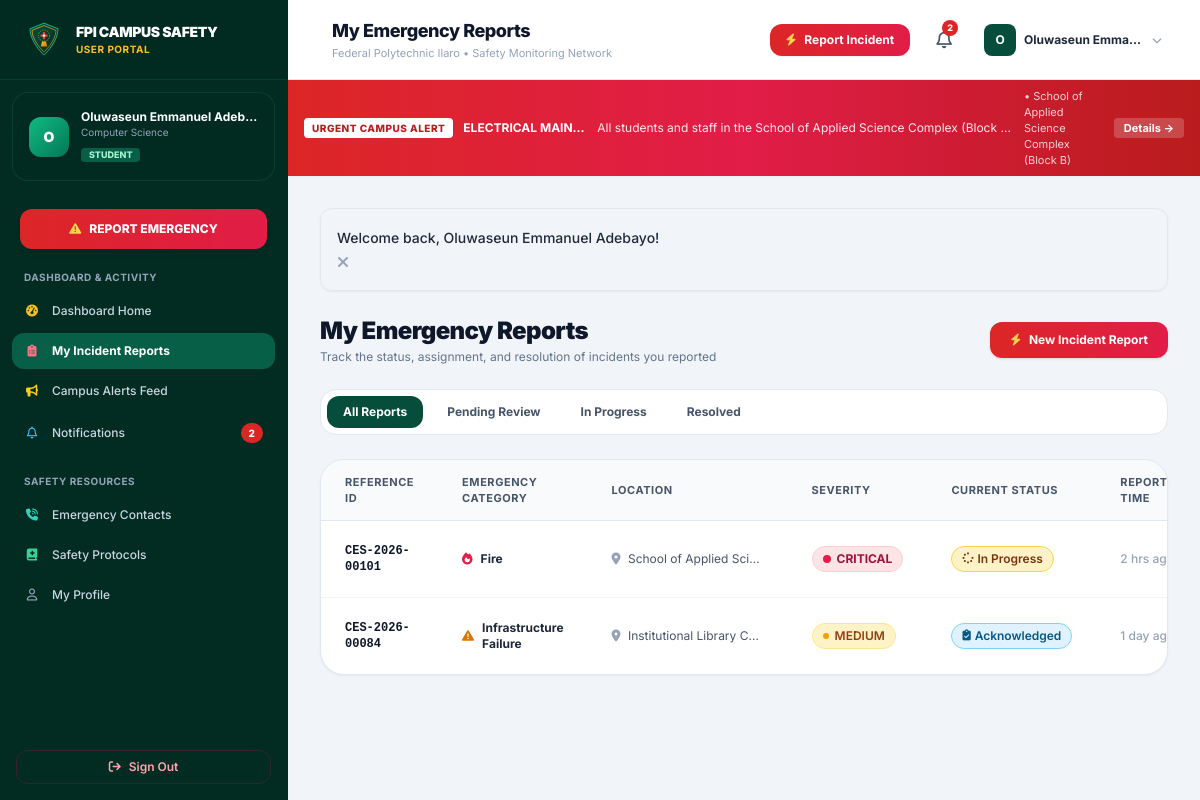
The page /student/my-reports.php (signed in) on the database its author committed.
### tables this page shows
CREATE TABLE `alerts` (
  `id` INT UNSIGNED AUTO_INCREMENT PRIMARY KEY,
  `title` VARCHAR(200) NOT NULL,
  `message` TEXT NOT NULL,
  `emergency_type` VARCHAR(100) NOT NULL,
  `severity` ENUM('Low', 'Medium', 'High', 'Critical') NOT NULL DEFAULT 'High',
  `location` VARCHAR(200) NOT NULL,
  `target_audience` ENUM('Everyone', 'Students', 'Staff') NOT NULL DEFAULT 'Everyone',
  `is_active` TINYINT(1) NOT NULL DEFAULT 1,
  `created_by` INT UNSIGNED NULL,
  `start_time` DATETIME NOT NULL DEFAULT CURRENT_TIMESTAMP,
  `expiry_time` DATETIME DEFAULT NULL,
  `created_at` TIMESTAMP DEFAULT CURRENT_TIMESTAMP,
  `updated_at` TIMESTAMP DEFAULT CURRENT_TIMESTAMP ON UPDATE CURRENT_TIMESTAMP,
  FOREIGN KEY (`created_by`) REFERENCES `users`(`id`) ON DELETE SET NULL,
  INDEX `idx_alerts_active` (`is_active`),
  INDEX `idx_alerts_severity` (`severity`)
);

CREATE TABLE `emergency_reports` (
  `id` INT UNSIGNED AUTO_INCREMENT PRIMARY KEY,
  `report_reference` VARCHAR(30) NOT NULL UNIQUE,
  `user_id` INT UNSIGNED NULL,
  `emergency_type` ENUM(
    'Fire', 
    'Medical Emergency', 
    'Security Threat', 
    'Accident', 
    'Theft', 
    'Violence', 
    'Gas Leak', 
    'Infrastructure Failure', 
    'Natural Hazard', 
    'Other'
  ) NOT NULL,
  `description` TEXT NOT NULL,
  `location_id` INT UNSIGNED NULL,
  `location_name` VARCHAR(255) NOT NULL,
  `latitude` DECIMAL(10, 7) NULL,
  `longitude` DECIMAL(10, 7) NULL,
  `severity` ENUM('Low', 'Medium', 'High', 'Critical') NOT NULL DEFAULT 'Medium',
  `image_path` MEDIUMTEXT DEFAULT NULL,
  `reporter_phone` VARCHAR(25) DEFAULT NULL,
  `allow_contact` TINYINT(1) NOT NULL DEFAULT 1,
  `status` ENUM('Pending', 'Acknowledged', 'In Progress', 'Resolved', 'Rejected') NOT NULL DEFAULT 'Pending',
  `assigned_to` VARCHAR(150) DEFAULT NULL,
  `admin_notes` TEXT DEFAULT NULL,
  `resolved_at` TIMESTAMP NULL DEFAULT NULL,
  `created_at` TIMESTAMP DEFAULT CURRENT_TIMESTAMP,
  `updated_at` TIMESTAMP DEFAULT CURRENT_TIMESTAMP ON UPDATE CURRENT_TIMESTAMP,
  FOREIGN KEY (`user_id`) REFERENCES `users`(`id`) ON DELETE SET NULL,
  FOREIGN KEY (`location_id`) REFERENCES `campus_locations`(`id`) ON DELETE SET NULL,
  INDEX `idx_reports_status` (`status`),
  INDEX `idx_reports_severity` (`severity`),
  INDEX `idx_reports_type` (`emergency_type`),
  INDEX `idx_reports_created` (`created_at`)
);

### student/my-reports.php (the view, shortened to what the rows shown need)
<?php
$pageTitle = 'My Emergency Reports';
require_once __DIR__ . '/../includes/nav-portal.php';
$userId = $user['id'];
$pdo = getDB();
$sql = "SELECT * FROM emergency_reports WHERE user_id = ?";
$params = [$userId];
$sql .= " ORDER BY created_at DESC";
$stmt = $pdo->prepare($sql);
$stmt->execute($params);
$reports = $stmt->fetchAll();
?>
<div class="space-y-6">
    <div class="flex flex-col sm:flex-row sm:items-center justify-between gap-4">
        <div>
            <h2 class="text-2xl font-black text-slate-900 tracking-tight">My Emergency Reports</h2>
        </div>
    </div>
    <div class="bg-white rounded-3xl border border-slate-200 shadow-sm overflow-hidden">
        <?php if (!empty($reports)): ?>
        <div class="overflow-x-auto">
            <table class="w-full text-left text-xs">
                <thead class="bg-slate-50 border-b border-slate-200 text-slate-600 font-bold uppercase tracking-wider text-[11px]">
                    <tr>
                        <th class="py-3.5 px-6">Reference ID</th>
                        <th class="py-3.5 px-6">Emergency Category</th>
                        <th class="py-3.5 px-6">Location</th>
                        <th class="py-3.5 px-6">Severity</th>
                        <th class="py-3.5 px-6">Current Status</th>
                        <th class="py-3.5 px-6">Reported Time</th>
                    </tr>
                </thead>
                <tbody class="divide-y divide-slate-100">
                    <?php foreach ($reports as $rep): ?>
                    <tr class="hover:bg-slate-50/80 transition">
                        <td class="py-4 px-6 font-mono font-bold text-slate-900">
                            <?= e($rep['report_reference']) ?>
                        </td>
                        <td class="py-4 px-6">
                            <div class="flex items-center gap-2 font-bold text-slate-800">
                                <i class="<?= get_emergency_icon($rep['emergency_type']) ?>"></i>
                                <span><?= e($rep['emergency_type']) ?></span>
                            </div>
                        </td>
                        <td class="py-4 px-6 text-slate-600 max-w-[200px] truncate">
                            <i class="fa-solid fa-location-dot text-slate-400 mr-1"></i>
                            <?= e($rep['location_name']) ?>
                        </td>
                        <td class="py-4 px-6">
                            <?= get_severity_badge($rep['severity']) ?>
                        </td>
                        <td class="py-4 px-6">
                            <?= get_status_badge($rep['status']) ?>
                        </td>
                        <td class="py-4 px-6 text-slate-400 font-medium">
                            <?= time_ago($rep['created_at']) ?>
                        </td>
                    </tr>
                    <?php endforeach; ?>
                </tbody>
            </table>
        </div>
        <?php endif; ?>
    </div>
</div>
<?php require_once __DIR__ . '/../includes/footer-portal.php'; ?>

### includes/nav-portal.php (shortened to what the rows shown need)
<?php
require_once __DIR__ . '/functions.php';
$user = current_user();
$activeAlerts = get_active_alerts($user['role'] === 'student' ? 'Students' : ($user['role'] === 'staff' ? 'Staff' : 'Everyone'));
$criticalAlert = null;
foreach ($activeAlerts as $a) {
    if ($a['severity'] === 'Critical' || $a['severity'] === 'High') {
        $criticalAlert = $a;
        break;
    }
}
?>
<!DOCTYPE html>
<html lang="en" class="h-full bg-slate-100">
<head>
    <script src="https://cdn.tailwindcss.com"></script>
    <link rel="stylesheet" href="https://cdnjs.cloudflare.com/ajax/libs/font-awesome/6.5.1/css/all.min.css">
    <link rel="stylesheet" href="https://unpkg.com/leaflet@1.9.4/dist/leaflet.css" />
    <link rel="stylesheet" href="<?= BASE_URL ?>/assets/css/style.css">
</head>
<body class="flex h-full overflow-hidden text-slate-800 antialiased">
    <div class="flex-1 flex flex-col h-full overflow-hidden min-w-0">
        <header class="h-20 bg-white border-b border-slate-200 flex items-center justify-between px-4 sm:px-6 lg:px-8 z-30 flex-shrink-0 shadow-xs">
            <div class="flex items-center space-x-3">
                <div>
                    <h1 class="text-base sm:text-lg font-extrabold text-slate-900 tracking-tight leading-tight">
                        <?= isset($pageTitle) ? e($pageTitle) : 'Portal' ?>
                    </h1>
                </div>
            </div>
        </header>
        <?php if ($criticalAlert): ?>
        <div class="bg-gradient-to-r from-red-600 via-rose-600 to-red-700 text-white text-xs py-2 px-4 shadow-sm flex items-center justify-between gap-3 flex-shrink-0">
            <div class="flex items-center space-x-2.5 overflow-hidden">
                <span class="inline-flex items-center px-2 py-0.5 rounded bg-white text-red-700 font-extrabold text-[10px] tracking-wider uppercase flex-shrink-0 animate-pulse">
                    URGENT CAMPUS ALERT
                </span>
                <span class="font-bold truncate"><?= e($criticalAlert['title']) ?>:</span>
                <span class="truncate text-white/90"><?= e($criticalAlert['message']) ?></span>
                <span class="opacity-80 text-[11px] hidden md:inline">&bull; <?= e($criticalAlert['location']) ?></span>
            </div>
            <a href="<?= BASE_URL ?>/student/alerts.php" class="text-[11px] bg-white/20 hover:bg-white/30 text-white font-bold px-2.5 py-0.5 rounded whitespace-nowrap transition">
                Details &rarr;
            </a>
        </div>
        <?php endif; ?>
        <main class="flex-1 overflow-y-auto p-4 sm:p-6 lg:p-8 bg-slate-100/70">
            <?php if ($flashMsg = display_flash()): ?>
                <div class="max-w-7xl mx-auto mb-4">
            <?php endif; ?>
            <div class="max-w-7xl mx-auto space-y-6">

### includes/functions.php (shortened to what the rows shown need)
<?php
function e(?string $str): string {
    return htmlspecialchars($str ?? '', ENT_QUOTES, 'UTF-8');
}
function get_flash(): ?array {
    if (isset($_SESSION['flash'])) {
        $flash = $_SESSION['flash'];
        return $flash;
    }
    return null;
}
function display_flash(): string {
    $flash = get_flash();
    $type = $flash['type'];
    $msg = e($flash['message']);
    $colorClasses = [
        'success' => 'bg-emerald-50 border-emerald-300 text-emerald-800 <i class="fa-solid fa-circle-check text-emerald-600 text-lg"></i>',
        'error'   => 'bg-rose-50 border-rose-300 text-rose-800 <i class="fa-solid fa-circle-xmark text-rose-600 text-lg"></i>',
        'warning' => 'bg-amber-50 border-amber-300 text-amber-800 <i class="fa-solid fa-triangle-exclamation text-amber-600 text-lg"></i>',
        'info'    => 'bg-sky-50 border-sky-300 text-sky-800 <i class="fa-solid fa-circle-info text-sky-600 text-lg"></i>'
    ];
    $cfg = $colorClasses[$type] ?? $colorClasses['info'];
    [$class, $icon] = explode(' <i', $cfg);
    $icon = '<i' . $icon;
    return <<<HTML
    <div class="mb-6 p-4 rounded-xl border flex items-start space-x-3 shadow-sm transition-all duration-300 $class" role="alert">
        <div class="flex-shrink-0 mt-0.5">$icon</div>
        <div class="flex-1 text-sm font-medium leading-relaxed">$msg</div>
        <button type="button" onclick="this.parentElement.remove()" class="text-slate-400 hover:text-slate-600 ml-auto focus:outline-none">
            <i class="fa-solid fa-xmark"></i>
        </button>
    </div>
HTML;
}
function get_severity_badge(string $severity): string {
    switch (ucfirst(strtolower($severity))) {
        case 'Critical':
            return '<span class="inline-flex items-center gap-1.5 px-2.5 py-1 rounded-full text-xs font-bold bg-rose-100 text-rose-800 border border-rose-200"><span class="w-2 h-2 rounded-full bg-rose-600 animate-pulse"></span>CRITICAL</span>';
        case 'Medium':
            return '<span class="inline-flex items-center gap-1.5 px-2.5 py-1 rounded-full text-xs font-semibold bg-amber-100 text-amber-800 border border-amber-200"><span class="w-1.5 h-1.5 rounded-full bg-amber-500"></span>MEDIUM</span>';
    }
}
function get_status_badge(string $status): string {
    switch (ucwords(strtolower($status))) {
        case 'Acknowledged':
            return '<span class="inline-flex items-center gap-1 px-2.5 py-1 rounded-full text-xs font-semibold bg-sky-100 text-sky-800 border border-sky-300"><i class="fa-solid fa-clipboard-check text-[11px]"></i> Acknowledged</span>';
        case 'In Progress':
            return '<span class="inline-flex items-center gap-1 px-2.5 py-1 rounded-full text-xs font-semibold bg-amber-100 text-amber-900 border border-amber-300"><i class="fa-solid fa-spinner fa-spin text-[11px]"></i> In Progress</span>';
    }
}
function get_emergency_icon(string $type): string {
    $icons = [
        'Fire'                  => 'fa-solid fa-fire text-rose-600',
        'Medical Emergency'     => 'fa-solid fa-kit-medical text-red-600',
        'Security Threat'       => 'fa-solid fa-shield-halved text-indigo-600',
        'Accident'              => 'fa-solid fa-car-burst text-orange-600',
        'Theft'                 => 'fa-solid fa-mask text-purple-600',
        'Violence'              => 'fa-solid fa-hand-fist text-red-700',
        'Gas Leak'              => 'fa-solid fa-smog text-yellow-600',
        'Infrastructure Failure'=> 'fa-solid fa-triangle-exclamation text-amber-600',
        'Natural Hazard'        => 'fa-solid fa-cloud-bolt text-teal-600',
        'Other'                 => 'fa-solid fa-circle-exclamation text-slate-600'
    ];
    return $icons[$type] ?? 'fa-solid fa-triangle-exclamation text-slate-600';
}
function time_ago($datetime): string {
    $time = is_numeric($datetime) ? (int)$datetime : strtotime($datetime);
    $diff = time() - $time;
    if ($diff < 60) {
        return 'Just now';
    } elseif ($diff < 3600) {
        $m = floor($diff / 60);
        return $m . ($m > 1 ? ' mins ago' : ' min ago');
    } elseif ($diff < 86400) {
        $h = floor($diff / 3600);
        return $h . ($h > 1 ? ' hrs ago' : ' hr ago');
    } elseif ($diff < 604800) {
        $d = floor($diff / 86400);
        return $d . ($d > 1 ? ' days ago' : ' day ago');
    } else {
        return date('M j, Y g:i A', $time);
    }
}
function get_active_alerts(string $target = 'Everyone'): array {
    try {
        $pdo = getDB();
        $stmt = $pdo->prepare("
            SELECT * FROM alerts
            WHERE is_active = 1
              AND (expiry_time IS NULL OR expiry_time > NOW())
              AND (target_audience = 'Everyone' OR target_audience = ?)
            ORDER BY
              CASE severity
                WHEN 'Critical' THEN 1
                WHEN 'High' THEN 2
                WHEN 'Medium' THEN 3
                ELSE 4
              END,
              created_at DESC
        ");
        $stmt->execute([$target]);
        return $stmt->fetchAll();
    } catch (Exception $e) {
        return [];
    }
}

### rows shown on the page
alerts: title "ELECTRICAL MAIN…", message "All students and staff in the School of Applied Science Complex (Block…", location "School of Applied Science Complex (Block B)"
emergency_reports: report_reference "CES-2026-00101", emergency_type "Fire", location_name "School of Applied Sci…", severity "Critical" (drawn), status "In Progress" (drawn), created_at "2 hrs…"
emergency_reports: report_reference "CES-2026-00084", emergency_type "Infrastructure Failure", location_name "Institutional Library C…", severity "Medium" (drawn), status "Acknowledged" (drawn), created_at "1 day…"

### other values the page prints
substr($user['name'], 0, 1) "O"
$user['name'] "Oluwaseun Emmanuel Adeb…"
$user['department'] "Computer Science"
$user['role'] "STUDENT"
$unreadNotifCount "2"
$pageTitle "My Emergency Reports"
$user['name'] "Oluwaseun Emma…"
$msg "Welcome back, Oluwaseun Emmanuel Adebayo!"
